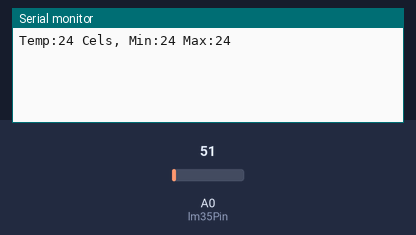
A sketch run on a simulated Arduino Uno, built with avr-gcc and run on an emulated ATmega328P. Parts: the last lines printed to the serial monitor. The inputs (shaded band) are chosen by the test bench; at power-on: A0 (lm35Pin) = 51.

Above: at 1.2 s.
1.3 s: A0 (lm35Pin) set to 61
At 2.6 s:
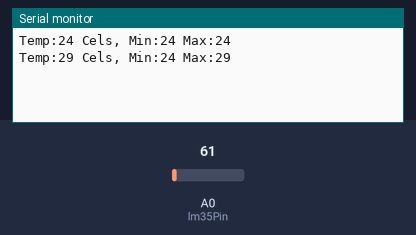
2.8 s: A0 (lm35Pin) set to 71
At 4.0 s:
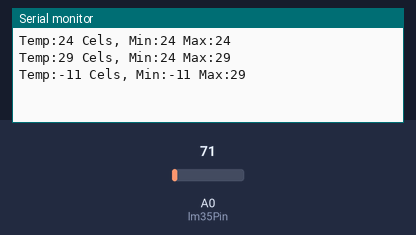
Timing chart, 0 to 5.8 s (numbered marks = the images above; inputs shaded):
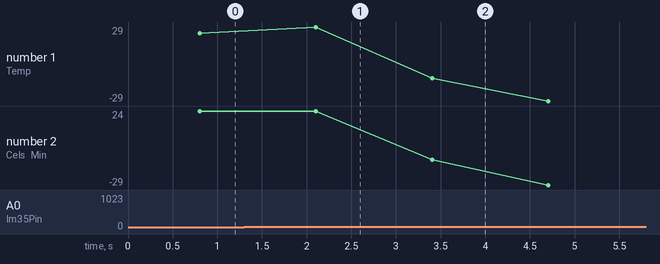

Measured:
- after the input at 1.3 s, the serial monitor: prints a new line after 0.80 s (image 1)
- after the input at 2.8 s, the serial monitor: prints a new line after 0.60 s (image 2)
- plotted number 1: 24 → 29 after the input at 1.3 s, 29 → -29 after the input at 2.8 s
- plotted number 2: 24 → -29 after the input at 2.8 s

The sketch:

thermometer.ino
```cpp
//thermometer - Measuring temperature, record temperature fluctuations

int lm35Pin = A0;

int temp = 0;
int tempMin = 100;
int tempMax = -100;

void setup() {
  // put your setup code here, to run once:
  Serial.begin(9600);
}

void loop() {
  // put your main code here, to run repeatedly:
  for (int i = 0; i <= 9; i++) {
    int signVal = analogRead(lm35Pin);
    temp += (signVal * 5 * 100) / 1024;
    signVal = 0;
    delay(80);
  }
  temp = temp / 10;

  if (temp > tempMax) {
    tempMax = temp;
  }
  if (temp < tempMin) {
    tempMin = temp;
  }

  Serial.print("Temp:");
  Serial.print(temp);
  Serial.print(" Cels,");
  Serial.print(" Min:");
  Serial.print(tempMin);
  Serial.print(" Max:");
  Serial.println(tempMax);
  temp = 0;
  delay(500);
}
```
